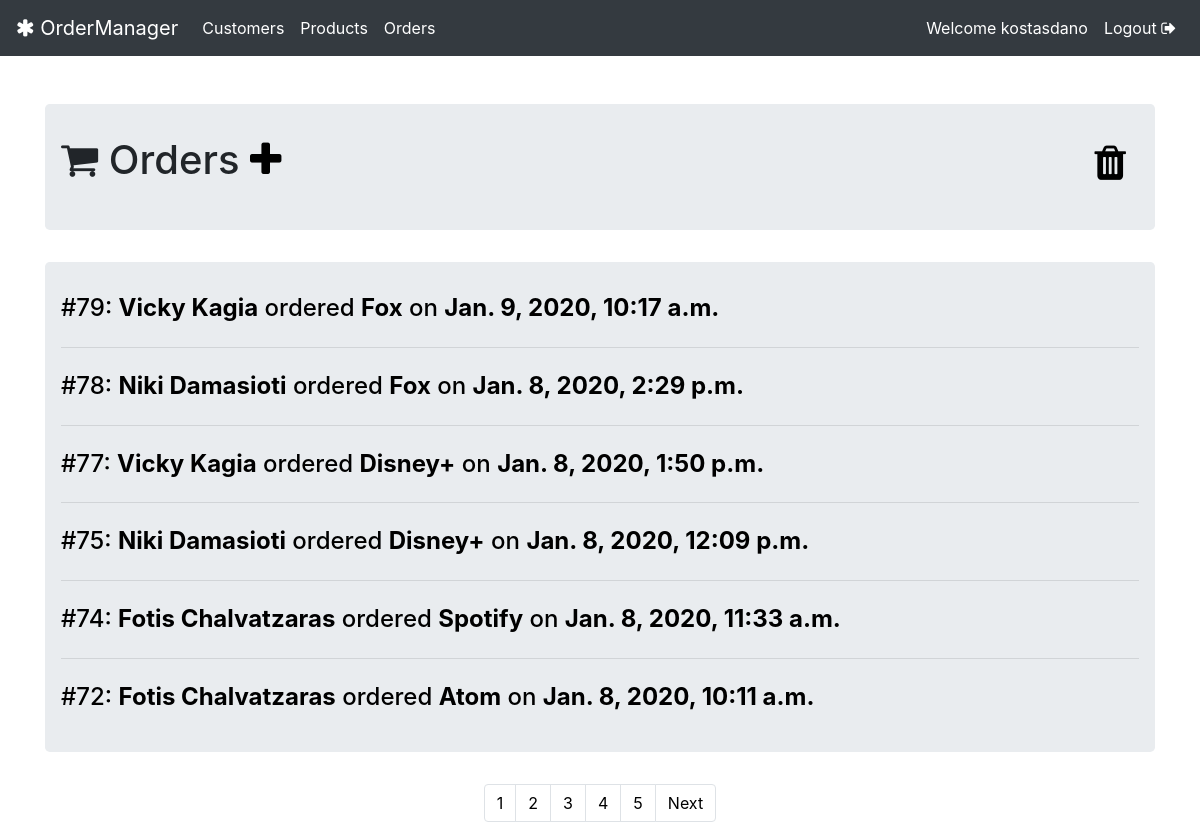
/orders/all/ (signed in), run on an earlier commit of the app's database.
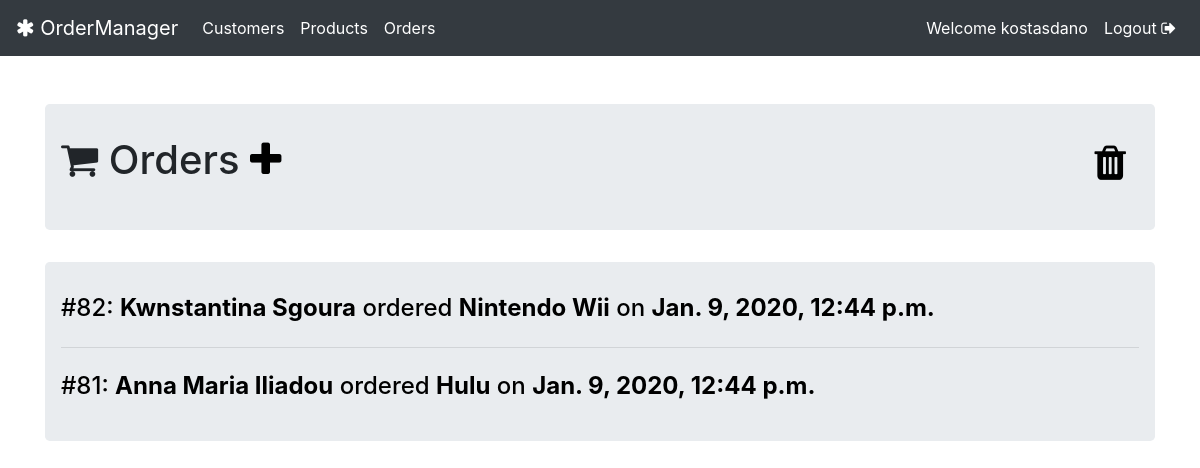
And on a later commit of the database.
### orders/models.py (models this page shows, shortened)
class Order(models.Model):
    customer = models.ForeignKey(Customer, related_name='customer_orders', on_delete=models.CASCADE)
    product = models.ForeignKey(Product, related_name='product_orders', on_delete=models.CASCADE)
    amount = models.PositiveIntegerField()
    date = models.DateTimeField(auto_now=True)
    coupon = models.OneToOneField(Coupon, related_name="order", blank=True, on_delete=models.CASCADE, null=True)
    class Meta:
        unique_together = ('customer', 'product')

### customers/models.py (models this page shows, shortened)
class Customer(models.Model):
    first_name = models.CharField(max_length=60)
    last_name = models.CharField(max_length=60)
    full_name = models.CharField(max_length=121)
    email = models.EmailField()
    birth_date = models.DateField()
    tin = models.PositiveIntegerField()
    c_active = models.BooleanField(default=True)    # if c_active=False, Customer is unavailable for Orders/Search while existing Orders don't get deleted

### products/models.py (models this page shows, shortened)
class Product(models.Model):
    name = models.CharField(max_length=60, unique=True)
    description = models.CharField(max_length=256)
    price = models.DecimalField(max_digits=10, decimal_places=2)
    p_active = models.BooleanField(default=True)

### orders/views.py (the view)
# urls.py: path('all/', views.OrderList.as_view(), name='order_list'),
class OrderList(LoginRequiredMixin, ListView):
    model = Order
    template_name = 'orders/list.html'
    queryset = Order.objects.all().order_by('-date')
    paginate_by = 6

### orders/templates/orders/list.html (shortened to what this page needs)
{% extends 'base.html' %}
{% block body_block %}
<div class="jumbotron">
    <div class="row">
        <div class="col-md-6" align="left">
            <h1><i class="fa fa-shopping-cart"></i> Orders <a href="{% url 'orders:order_create' %}"><i
                    class="fa fa-plus black"></i></a></h1>
        </div>
        <div class="col-md-6" align="right">
            <h1><a class="btn fa fa-trash" aria-hidden="true" href="{% url 'orders:delete_orders' %}"></a></h1>
        </div>
    </div>
</div>
<div class="jumbotron">
    {% for order in order_list %}
    <a href="{% url 'orders:order_details' pk=order.id %}">
        <h4>#{{order.id}}: <strong>{{order.customer.full_name}}</strong> ordered <strong>{{order.product.name}}</strong>
            on <strong>{{order.date}}</strong></h4>
    </a>
    {% if forloop.counter < order_list|length %}
    <hr class="my-4">
    {% endif %}
    {% endfor %}
</div>
{% if is_paginated %}
<nav class="custom-pagination" aria-label="Page navigation example">
    <ul class="pagination justify-content-center">
        {% for object in page_obj.paginator.page_range %}
        <li class="page-item"><a class="page-link" style="color: black;"
                                 href="{% url 'orders:order_list' %}?page={{ forloop.counter }}">{{ forloop.counter }}</a></li>
        {% endfor %}
        {% if page_obj.has_next %}
        <li class="page-item">
            <a class="page-link" href="?page={{ page_obj.next_page_number }}" style="color: black;">Next</a>
        </li>
        {% endif %}
    </ul>
</nav>
{% endif %}
{% endblock %}

### templates/base.html (shortened to what this page needs)
<!DOCTYPE html>
{% load static %}
<html lang="en">
<head>
    <link rel="stylesheet" href="https://maxcdn.bootstrapcdn.com/bootstrap/4.0.0/css/bootstrap.min.css"
>
    <link href="https://stackpath.bootstrapcdn.com/font-awesome/4.7.0/css/font-awesome.min.css" rel="stylesheet"
>
    <link rel="stylesheet" href="{% static 'css/master.css'%}">
</head>
<body>
<nav class="navbar navbar-expand-lg navbar-dark bg-dark">
    <a class="navbar-brand" href="{% url 'home' %}">
        <i class="fa fa-asterisk"></i>
        OrderManager</a>
    <div class="collapse navbar-collapse" id="navbarNav">
        {% if user.is_authenticated %}
        <ul class="navbar-nav">
            <li class="nav-item active">
                <a class="nav-link" href="{% url 'customers:customer_list' %}">Customers</a>
            </li>
            <li class="nav-item active">
                <a class="nav-link" href="{% url 'products:product_list' %}">Products</a>
            </li>
            <li class="nav-item active">
                <a class="nav-link" href="{% url 'orders:order_list' %}">Orders</a>
            </li>
        </ul>
        <ul class="navbar-nav ml-auto">
            <li class="nav-item nav-link active"><a>Welcome {{user.username}}</a></li>
            <li class="nav-item active"><a class="nav-link" href="{% url 'logout' %}">Logout <i class="fa fa-sign-out"></i></a></li>
        </ul>
        {% else %}
        <ul class="navbar-nav ml-auto">
            <li class="nav-item active"><a class="nav-link" href="{% url 'login' %}">Login <i class="fa fa-sign-in"></i></a></li>
        </ul>
        {% endif %}
    </div>
</nav>
<div class="container pt-5">
    {% block body_block %}
    {% endblock %}
</div>
</body>
</html>

### static/css/master.css (style rules this page uses)
.jumbotron { padding: 2rem 1rem; }
a:link, a:visited, a:hover, a:active { color: black; }
.black { color: black; }

What changed in the data, as far as the page shows it:
removed Order: id "79", customer.full_name "Vicky Kagia", product.name "Fox", date "Jan. 9, 2020, 10:17 a.m."
removed Order: id "78", customer.full_name "Niki Damasioti", product.name "Fox", date "Jan. 8, 2020, 2:29 p.m."
removed Order: id "77", customer.full_name "Vicky Kagia", product.name "Disney+", date "Jan. 8, 2020, 1:50 p.m."
removed Order: id "75", customer.full_name "Niki Damasioti", product.name "Disney+", date "Jan. 8, 2020, 12:09 p.m."
removed Order: id "74", customer.full_name "Fotis Chalvatzaras", product.name "Spotify", date "Jan. 8, 2020, 11:33 a.m."
removed Order: id "72", customer.full_name "Fotis Chalvatzaras", product.name "Atom", date "Jan. 8, 2020, 10:11 a.m."
added Order: id "82", customer.full_name "Kwnstantina Sgoura", product.name "Nintendo Wii", date "Jan. 9, 2020, 12:44 p.m."
added Order: id "81", customer.full_name "Anna Maria Iliadou", product.name "Hulu", date "Jan. 9, 2020, 12:44 p.m."
Also different on the page:
list line gone: "1"
list line gone: "2"
list line gone: "3"
list line gone: "4"
list line gone: "5"
text no longer shown: "Next"
